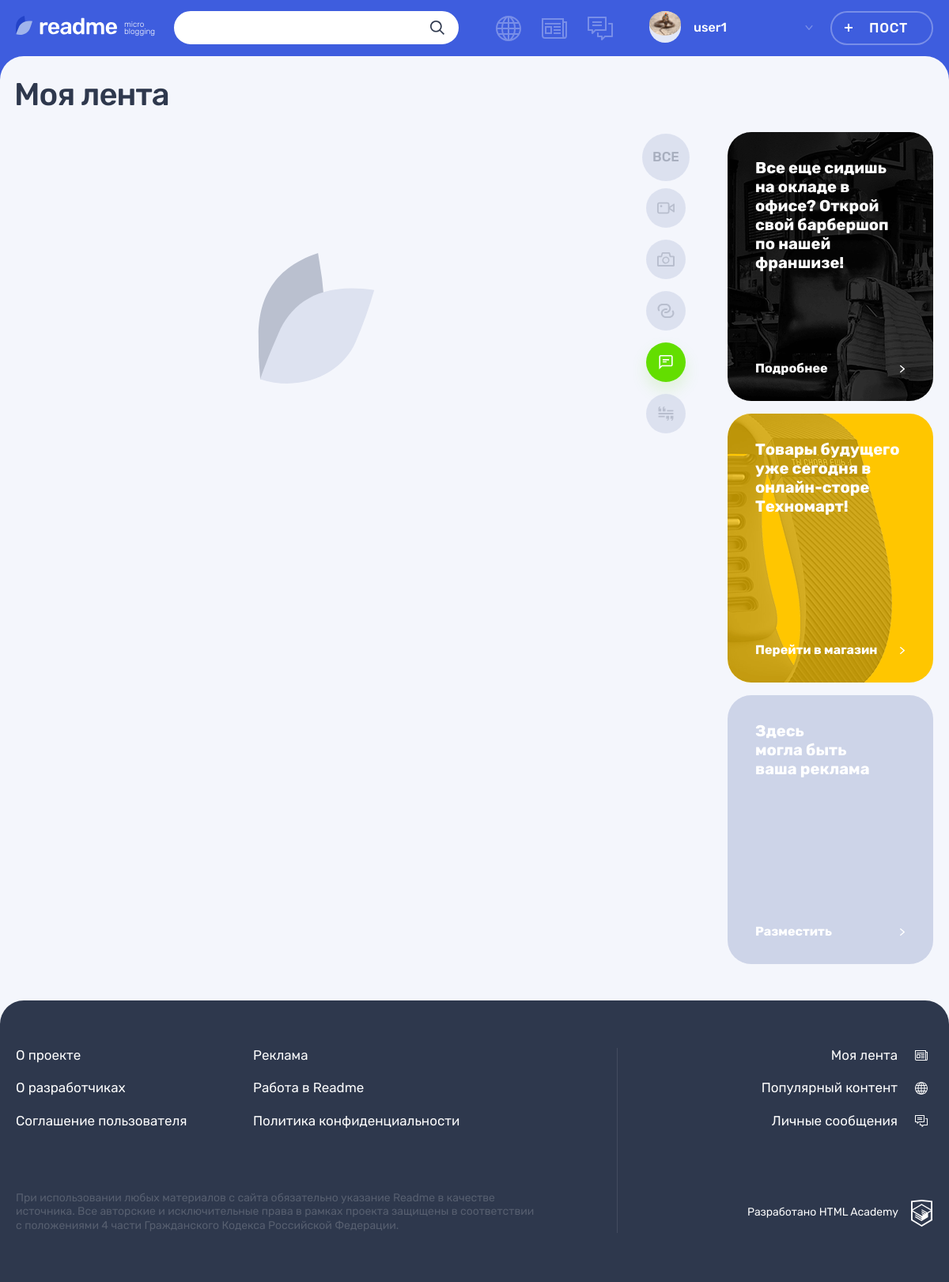
The app's page /feed.php?con=text (signed in), older data.
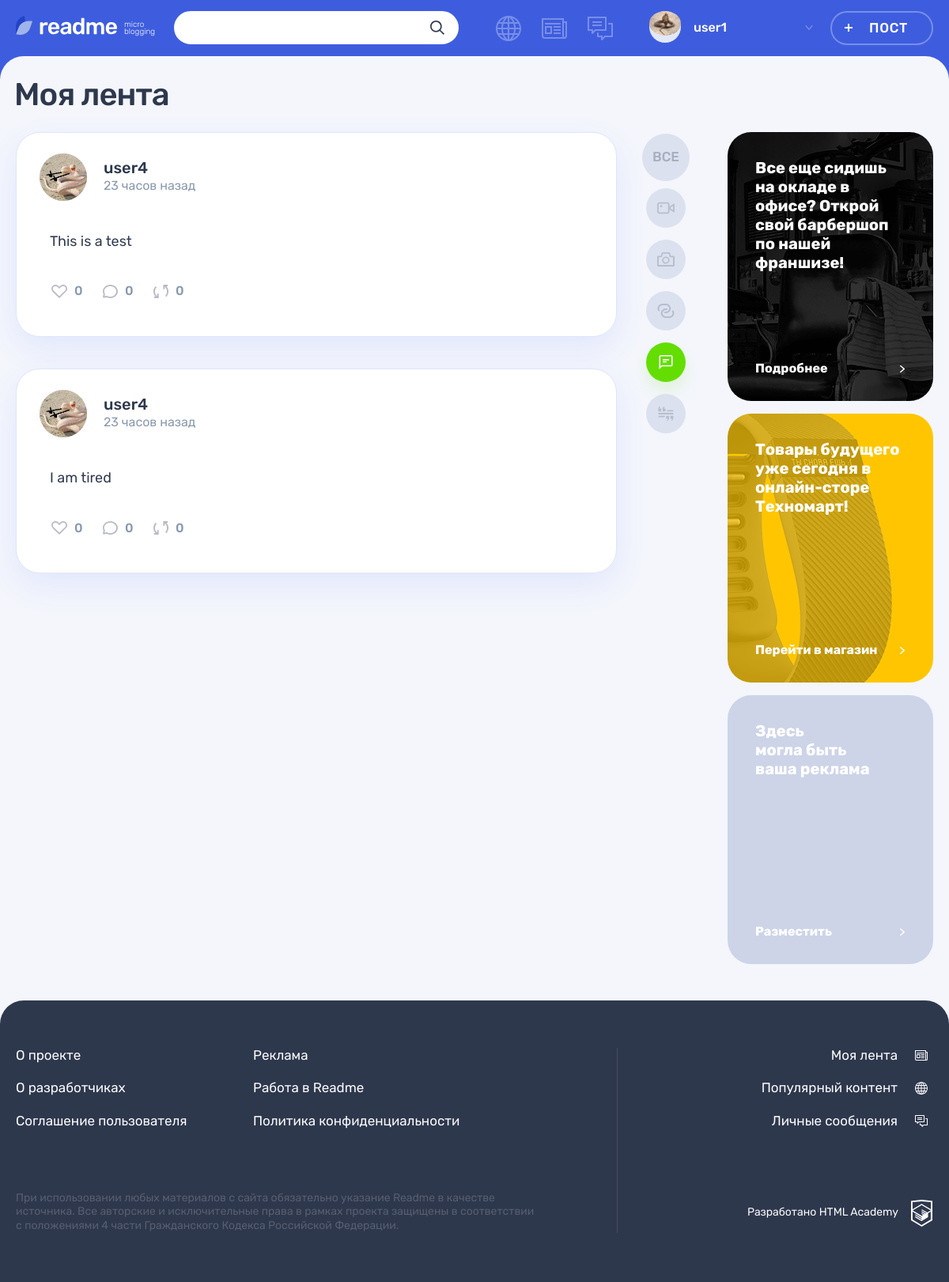
The same page, newer data.
### tables this page shows
CREATE TABLE `content_type` (
  `class_name` varchar(145) NOT NULL,
  `name` varchar(145) NOT NULL
);

CREATE TABLE `posts` (
  `id` int NOT NULL,
  `date_created` datetime NOT NULL DEFAULT CURRENT_TIMESTAMP,
  `title` varchar(245) NOT NULL,
  `content` varchar(1024) NOT NULL,
  `views` int NOT NULL DEFAULT '0',
  `author` int NOT NULL,
  `content_type` varchar(145) NOT NULL,
  `quote_author` varchar(245) DEFAULT NULL,
  `repost` tinyint(1) NOT NULL DEFAULT '0',
  `original_author` int DEFAULT NULL COMMENT 'Only if the post is a repost',
  `original_post_id` int DEFAULT NULL COMMENT 'Only if post is a repost'
);

CREATE TABLE `users` (
  `id` int NOT NULL,
  `login` varchar(64) NOT NULL,
  `password` varchar(245) NOT NULL,
  `email` varchar(100) NOT NULL,
  `reg_date` datetime NOT NULL DEFAULT CURRENT_TIMESTAMP,
  `profile_pic` varchar(245) DEFAULT NULL
);

### core/helpers.php (called while the page is built, shortened)
<?php
function include_template($name, array $data = [])
{
    $name = 'templates/' . $name;
    extract($data);
    require $name;
    $result = ob_get_clean();
    return $result;
}
function ago($date){
    $minute = 60;
    $hour = 3600;
    $day = 86400;
    $week = 86400 * 7;
    $month = 31536000 / 12;
    $year = 31536000;
    $dif = time() - strtotime($date);
    if($dif < $minute){
        return "совсем недавно";
    } elseif($dif < $day){
        $dif = intval($dif/$hour);
        if($dif == 1){
            return "час";
        } elseif($dif < 5){
            return $dif." часа";
        } else{
            return $dif." часов";
        }
    }
}

### templates/pages/feed-template.php (the view, shortened to what the changed rows need)
<main class="page__main page__main--feed">
      <div class="container">
        <h1 class="page__title page__title--feed">Моя лента</h1>
      </div>
      <div class="page__main-wrapper container">
        <section class="feed">
          <div class="feed__main-wrapper">
            <div class="feed__wrapper">
            <?php foreach($posts as $post):
                  $postDisplay = include_template("post-on-page-template.php", [
                      'post' => $post,
                      'page' => $page
                  ]);
                  print($postDisplay);
              endforeach;?>
            </div>
          </div>
          <ul class="feed__filters filters">
            <?php foreach($cats as $cat): ?>
              <li class="popular__filters-item filters__item">
                  <a class="filters__button filters__button--<?=$cat['class_name']?> filters__button<?=$pageCat == $cat['class_name']?'--active': ''?>"
                      href="feed.php?con=<?=$cat['class_name']?>">
                      <svg class="filters__icon" width="22" height="18">
                          <use xlink:href="#icon-filter-<?=$cat['class_name']?>"></use>
                      </svg>
                  </a>
              </li>
            <?php endforeach; ?>
          </ul>
        </section>
      </div>
    </main>

### templates/post-on-page-template.php (shortened to what the changed rows need)
<article class="<?=$page?>__post post post-<?=$post['content_type']?>">
    <?php switch($page):
        case('popular'):?>
        <? break;
        default: ?>
            <?if(!$post['repost']):?>
                <header class="post__header post__author">
                    <a class="post__author-link" href="profile.php?id=<?=$post['author']?>&par=posts" title="Автор">
                        <div class="post__avatar-wrapper">
                            <img class="post__author-avatar" src="<?=$post['profile_pic']?>" alt="Аватар пользователя" width="60" height="60">
                        </div>
                        <div class="post__info">
                            <b class="post__author-name"><?=$post['login']?></b>
                            <span class="post__time"><?=ago($post['date_created'])?> назад</span>
                        </div>
                    </a>
                </header>
            <?php endif;?>
        <?php break;
    endswitch;?>
    <div class="post__main">
        <?php switch($post['content_type']):
            case('quote'):?>
            <?php break;
            case('text'):?>
            <?php if(strlen($post['content']) > 300 && $page != 'post-details'): ?>
                <p> <?= substr($post['content'], 0, 300).'...'?></p>
                <div class="post-text__more-link-wrapper">
                    <a class="post-text__more-link" href="post-details.php?id=<?=$post['id']?>">Читать далее</a>
                </div>
                <?php else:?>
                    <p> <?= $post['content']?></p>
                <?php endif;?>
            <?php break;?>
        <?php endswitch;?>
    </div>
    <footer class="post__footer">
            <div class="post__indicators">
                <div class="post__buttons">
                    <form action="add-like.php">
                        <button class="post__indicator post__indicator--likes button" type="submit">
                            <svg class="post__indicator-icon" width="20" height="17">
                                <use xlink:href="#icon-heart"></use>
                            </svg>
                            <span><?=$post['likes_num']?></span>
                        </button>
                    </form>
                    <form action="post-details.php?id=<?=$post['id']?>">
                        <button class="post__indicator post__indicator--comments button" title="Комментарии">
                            <svg class="post__indicator-icon" width="19" height="17">
                                <use xlink:href="#icon-comment"></use>
                            </svg>
                            <span><?=$post['comments_num']?></span>
                        </button>
                    </form>
                    <form action="repost.php">
                        <button class="post__indicator post__indicator--repost button" type="submit"title="Репост">
                        <svg class="post__indicator-icon" width="19" height="17">
                            <use xlink:href="#icon-repost"></use>
                        </svg>
                        <span><?=$post['repost_num']?></span>
                        </button>
                    </form>
                </div>
            </div>
    </footer>
</article>

Row changes from the older to the newer data that the page shows:
added posts: repost 0 (drawn), users.profile_pic (picture), date_created "23 часов", content "This is a test", likes_num "0", comments_num "0", repost_num "0"
now on this page (row unchanged): users: login "user4"
added posts: repost 0 (drawn), users.profile_pic (picture), date_created "23 часов", content "I am tired", likes_num "0", comments_num "0", repost_num "0"
